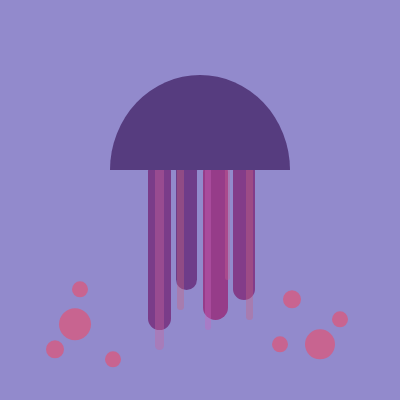
Frame 1 (no input)
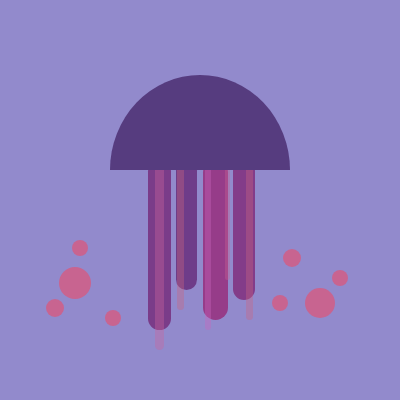
Frame 60 (no input)
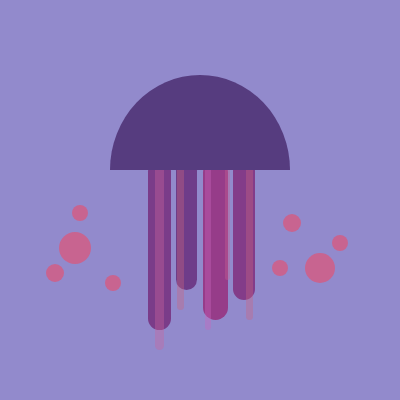
Frame 120 (the mouse pressed at the canvas centre since frame 60)

The p5.js sketch that drew these frames (run headless with seeded random() and noise() and a simulated clock; from frame 60 on, the mouse is pressed at the canvas centre):

// p5.js sketch
// ── sketch.js
let xMax = 400
let yMax = 400
let y = 0
let velocita = 0.7
  
function setup() {
  createCanvas(xMax, yMax);
}

function draw() {
  background(146, 138, 204);
  noStroke()

  push()
  //tentacoli medusa 
  fill(122, 60, 137)
  rect(148, 160, 23, 170, 14) // tentacolo 1
  
  fill(110, 60, 137)
  rect(176, 160, 21, 130, 14) // tentacolo 2

  fill(150, 60, 137)
  rect(203, 160, 25, 160, 14) // tentacolo 3

  fill(131, 60, 137)
  rect(233, 160, 22, 140, 14) //tentacolo 4

  fill(200, 100, 157, 95)
  rect(155, 160, 9, 190, 14) // tentacolo 1 piccolo
  
  fill(200, 100, 127, 95)
  rect(177, 160, 7, 150, 14) // tentacolo 2 piccolo

  fill(200, 100, 187, 95)
  rect(205, 160, 6, 170, 14) // tentacolo 3 piccolo

  fill(200, 100, 129, 95)
  rect(246, 160, 7, 160, 14) //tentacolo 4 piccolo

  fill(200, 100, 144, 95)
  rect(225, 160, 5, 120, 14) //tentacolo 5 piccolo

  //cappello medusa
  fill(86, 60, 127)
  noStroke()
  rectMode(CENTER)
  arc (200, 170, 180, 190, PI, TWO_PI)

/*
  //bolle sx
  fill(200, 100, 144)
  ellipse(80, 290, 16, 16);
  ellipse(75, 325, 32, 32);
  ellipse(55, 350, 18, 18);
  ellipse(113, 360, 16, 16);

  //bolle dx
   fill(200, 100, 144)
  ellipse(292, 300, 18, 18);
  ellipse(320, 345, 30, 30);
  ellipse(340, 320, 16, 16);
  ellipse(280, 345, 16, 16);
*/
  y = y - velocita
  if (y < -80 || y > 0) {
    velocita = -velocita;}
  
  fill(200, 100, 144);
  // Bolle sx
  ellipse(80, 290 + y, 16, 16);
  ellipse(75, 325 + y, 32, 32);
  ellipse(55, 350 + y, 18, 18);
  ellipse(113, 360 + y, 16, 16);


  // Bolle dx
  ellipse(292, 300 + y, 18, 18);
  ellipse(320, 345 + y, 30, 30);
  ellipse(340, 320 + y, 16, 16);
  ellipse(280, 345 + y, 16, 16);

  pop()
}
